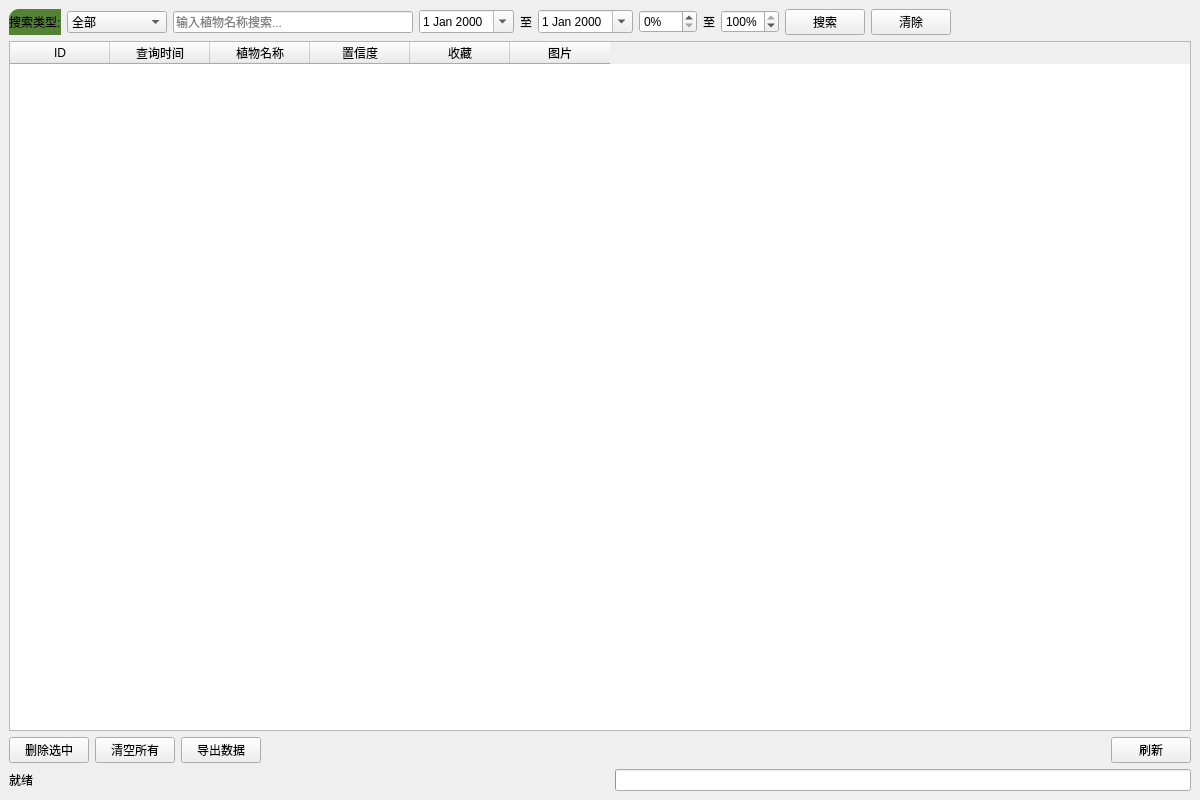
<?xml version="1.0" encoding="UTF-8"?>
<ui version="4.0">
 <class>HistoryWindow</class>
 <widget class="QWidget" name="HistoryWindow">
  <property name="geometry">
   <rect>
    <x>0</x>
    <y>0</y>
    <width>1200</width>
    <height>800</height>
   </rect>
  </property>
  <property name="minimumSize">
   <size>
    <width>800</width>
    <height>500</height>
   </size>
  </property>
  <property name="windowTitle">
   <string>查询历史记录</string>
  </property>
  <layout class="QVBoxLayout" name="mainLayout">
   <property name="spacing">
    <number>6</number>
   </property>
   <property name="leftMargin">
    <number>9</number>
   </property>
   <property name="topMargin">
    <number>9</number>
   </property>
   <property name="rightMargin">
    <number>9</number>
   </property>
   <property name="bottomMargin">
    <number>9</number>
   </property>
   <item>
    <layout class="QHBoxLayout" name="searchLayout">
     <property name="spacing">
      <number>6</number>
     </property>
     <item>
      <widget class="QLabel" name="searchTypeLabel">
       <property name="styleSheet">
        <string notr="true">QLabel {
    background-color: rgb(84, 130, 53);   /* 背景颜色 */
    border-top-left-radius: 10px;     /* 左上角圆角 */
    border-top-right-radius: 0px;    /* 右上角圆角 */
    border-bottom-left-radius: 0px;   /* 左下角直角 */
    border-bottom-right-radius: 0px;  /* 右下角直角 */
}</string>
       </property>
       <property name="text">
        <string>搜索类型:</string>
       </property>
      </widget>
     </item>
     <item>
      <widget class="QComboBox" name="searchTypeCombo">
       <property name="minimumSize">
        <size>
         <width>100</width>
         <height>0</height>
        </size>
       </property>
       <item>
        <property name="text">
         <string>全部</string>
        </property>
       </item>
       <item>
        <property name="text">
         <string>植物名称</string>
        </property>
       </item>
       <item>
        <property name="text">
         <string>日期范围</string>
        </property>
       </item>
       <item>
        <property name="text">
         <string>置信度范围</string>
        </property>
       </item>
      </widget>
     </item>
     <item>
      <widget class="QLineEdit" name="searchEdit">
       <property name="minimumSize">
        <size>
         <width>200</width>
         <height>0</height>
        </size>
       </property>
       <property name="placeholderText">
        <string>输入植物名称搜索...</string>
       </property>
      </widget>
     </item>
     <item>
      <widget class="QDateEdit" name="startDateEdit">
       <property name="visible">
        <bool>false</bool>
       </property>
       <property name="calendarPopup">
        <bool>true</bool>
       </property>
      </widget>
     </item>
     <item>
      <widget class="QLabel" name="dateSeparatorLabel">
       <property name="visible">
        <bool>false</bool>
       </property>
       <property name="text">
        <string>至</string>
       </property>
      </widget>
     </item>
     <item>
      <widget class="QDateEdit" name="endDateEdit">
       <property name="visible">
        <bool>false</bool>
       </property>
       <property name="calendarPopup">
        <bool>true</bool>
       </property>
      </widget>
     </item>
     <item>
      <widget class="QSpinBox" name="minConfSpinBox">
       <property name="visible">
        <bool>false</bool>
       </property>
       <property name="suffix">
        <string>%</string>
       </property>
       <property name="minimum">
        <number>0</number>
       </property>
       <property name="maximum">
        <number>100</number>
       </property>
       <property name="value">
        <number>0</number>
       </property>
      </widget>
     </item>
     <item>
      <widget class="QLabel" name="confSeparatorLabel">
       <property name="visible">
        <bool>false</bool>
       </property>
       <property name="text">
        <string>至</string>
       </property>
      </widget>
     </item>
     <item>
      <widget class="QSpinBox" name="maxConfSpinBox">
       <property name="visible">
        <bool>false</bool>
       </property>
       <property name="suffix">
        <string>%</string>
       </property>
       <property name="minimum">
        <number>0</number>
       </property>
       <property name="maximum">
        <number>100</number>
       </property>
       <property name="value">
        <number>100</number>
       </property>
      </widget>
     </item>
     <item>
      <widget class="QPushButton" name="searchButton">
       <property name="text">
        <string>搜索</string>
       </property>
      </widget>
     </item>
     <item>
      <widget class="QPushButton" name="clearSearchButton">
       <property name="text">
        <string>清除</string>
       </property>
      </widget>
     </item>
     <item>
      <spacer name="searchSpacer">
       <property name="orientation">
        <enum>Qt::Orientation::Horizontal</enum>
       </property>
       <property name="sizeHint" stdset="0">
        <size>
         <width>40</width>
         <height>20</height>
        </size>
       </property>
      </spacer>
     </item>
    </layout>
   </item>
   <item>
    <widget class="QTableWidget" name="tableWidget">
     <property name="contextMenuPolicy">
      <enum>Qt::ContextMenuPolicy::CustomContextMenu</enum>
     </property>
     <property name="alternatingRowColors">
      <bool>true</bool>
     </property>
     <property name="selectionMode">
      <enum>QAbstractItemView::SelectionMode::ExtendedSelection</enum>
     </property>
     <property name="selectionBehavior">
      <enum>QAbstractItemView::SelectionBehavior::SelectRows</enum>
     </property>
     <property name="sortingEnabled">
      <bool>true</bool>
     </property>
     <column>
      <property name="text">
       <string>ID</string>
      </property>
     </column>
     <column>
      <property name="text">
       <string>查询时间</string>
      </property>
     </column>
     <column>
      <property name="text">
       <string>植物名称</string>
      </property>
     </column>
     <column>
      <property name="text">
       <string>置信度</string>
      </property>
     </column>
     <column>
      <property name="text">
       <string>收藏</string>
      </property>
     </column>
     <column>
      <property name="text">
       <string>图片</string>
      </property>
     </column>
    </widget>
   </item>
   <item>
    <layout class="QHBoxLayout" name="buttonLayout">
     <property name="spacing">
      <number>6</number>
     </property>
     <item>
      <widget class="QPushButton" name="deleteSelectedButton">
       <property name="text">
        <string>删除选中</string>
       </property>
      </widget>
     </item>
     <item>
      <widget class="QPushButton" name="clearAllButton">
       <property name="text">
        <string>清空所有</string>
       </property>
      </widget>
     </item>
     <item>
      <widget class="QPushButton" name="exportButton">
       <property name="text">
        <string>导出数据</string>
       </property>
      </widget>
     </item>
     <item>
      <spacer name="buttonSpacer">
       <property name="orientation">
        <enum>Qt::Orientation::Horizontal</enum>
       </property>
       <property name="sizeHint" stdset="0">
        <size>
         <width>40</width>
         <height>20</height>
        </size>
       </property>
      </spacer>
     </item>
     <item>
      <widget class="QPushButton" name="refreshButton">
       <property name="text">
        <string>刷新</string>
       </property>
      </widget>
     </item>
    </layout>
   </item>
   <item>
    <layout class="QHBoxLayout" name="statusLayout">
     <property name="spacing">
      <number>6</number>
     </property>
     <item>
      <widget class="QLabel" name="statusLabel">
       <property name="text">
        <string>就绪</string>
       </property>
      </widget>
     </item>
     <item>
      <spacer name="statusSpacer">
       <property name="orientation">
        <enum>Qt::Orientation::Horizontal</enum>
       </property>
       <property name="sizeHint" stdset="0">
        <size>
         <width>40</width>
         <height>20</height>
        </size>
       </property>
      </spacer>
     </item>
     <item>
      <widget class="QProgressBar" name="progressBar">
       <property name="visible">
        <bool>false</bool>
       </property>
      </widget>
     </item>
    </layout>
   </item>
  </layout>
 </widget>
 <resources/>
 <connections/>
</ui>
